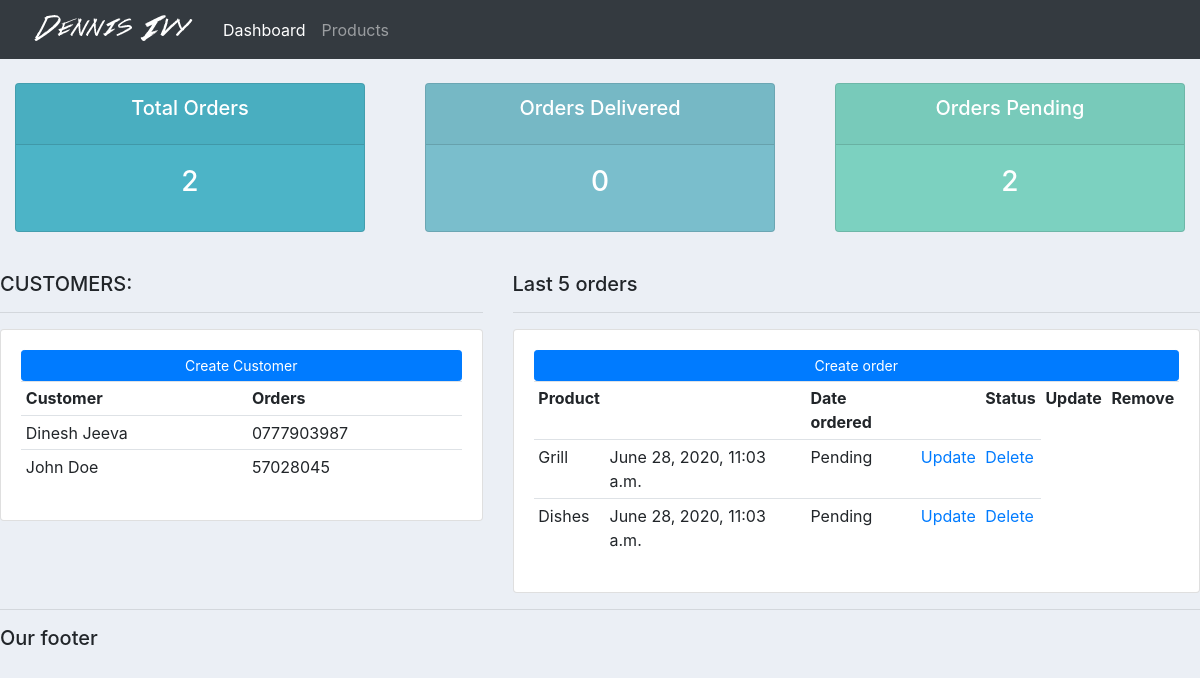
Before: / with the older database file.
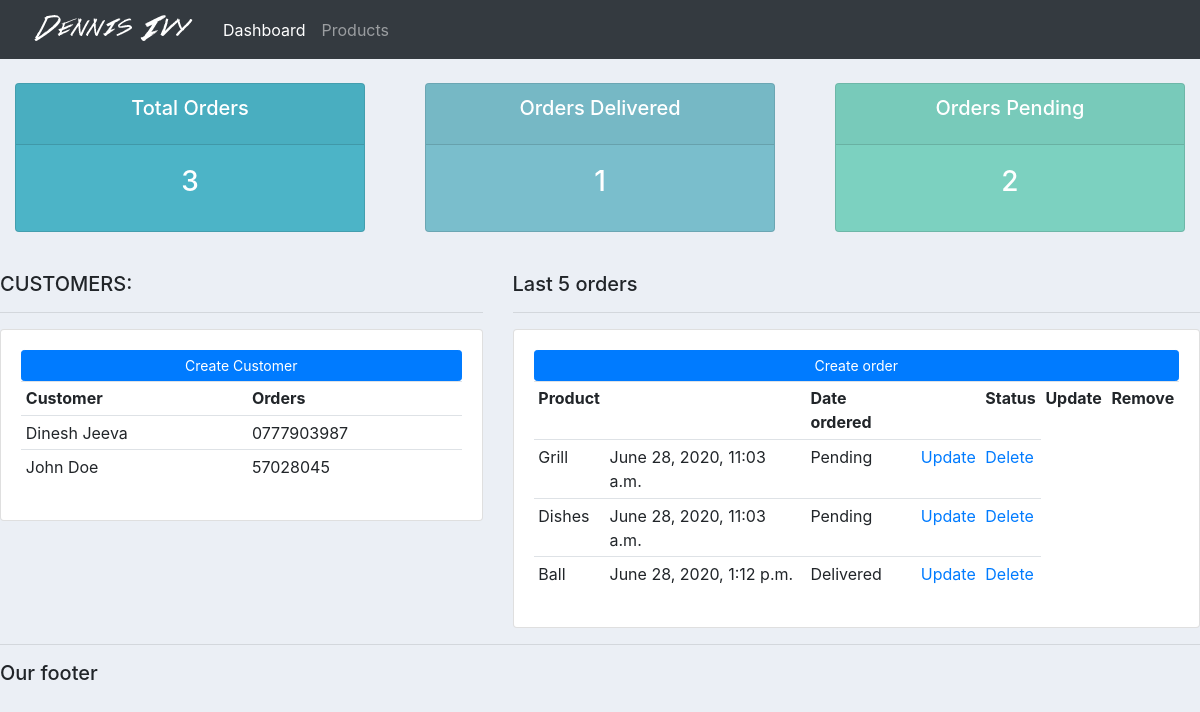
After: the same page with the newer database file.
### accounts/models.py (models this page shows, shortened)
class Customer(models.Model):
    name = models.CharField(max_length=200 , null=True)
    phone  = models.CharField(max_length=200 ,null=True)
    email = models.CharField(max_length=200 ,null=True)
    date_created = models.DateTimeField(auto_now_add=True,null=True)

class Order(models.Model):
    STATUS = (
        ('Pending' ,'Pending'),
        ('Out for delivery' , 'Out for delivery'),
        ('Delivered' , 'Delivered'),
    )
    customer = models.ForeignKey(Customer,null=True,on_delete= models.SET_NULL)
    products = models.ForeignKey(Product,null=True, on_delete=models.SET_NULL)
    date_created = models.DateTimeField(auto_now_add=True,null=True)
    status = models.CharField(max_length=200 , null=True , choices=STATUS)

class Product(models.Model):
    CATEGORY = (
        ('Indoor','Indoor'),
        ('Outdoor','Outdoor'),
        )
    name = models.CharField(max_length=200 , null=True)
    price = models.FloatField(null=True)
    category = models.CharField(max_length=200 , null=True , choices=CATEGORY)
    description = models.CharField(max_length=200 , null=True ,blank=True )
    date_created = models.DateTimeField(auto_now_add=True , null=True)
    tags = models.ManyToManyField(Tag)
    def __str__(self):
        return self.name

### accounts/views.py (the view)
# urls.py: path('',views.home),
def home(request):
    orders = Order.objects.all()
    customers = Customer.objects.all()
    total_customers =  customers.count()
    total_orders = orders.count()
    delivered = orders.filter(status ='Delivered').count()
    pending = orders.filter(status = 'Pending').count()
    context  = {'orders':orders, 'customers':customers,'total_orders':total_orders,'delivered':delivered,'pending':pending}
    return render(request,'accounts/dashboard.html',context)

### accounts/templates/accounts/dashboard.html
{% extends 'accounts/main.html' %} /* We are telling that we are extending from main.html */
{% block content %}
{% include 'accounts/status.html' %}
<br>
<div class='row'>
    <div class="col-md-5">
        <h5> CUSTOMERS: </h5>
        <hr>
        <div class="card card-body">
        <a class="btn btn-primary btn-sm btn-block" href="">Create Customer</a>
        <table class="table table-sm">
        <tr>
            <th>Customer</th>
            <th>Orders</th>
        </tr>
                {% for customer in customers %}
                <tr>
                <td> {{customer.name}} </td>
                <td>{{customer.phone}}</td>
                <tr>
                {% endfor %}
        </table>
        </div>
    </div>
<div class="col-md-7">
<h5>Last 5 orders</h5>
<hr>
<div class="card card-body">
<a class="btn btn-primary btn-sm btn-block" href="">Create order</a>
<table class="table table-sm">
<tr>
<th>Product<th>
<th>Date ordered<th>
<th>Status</th>
<th>Update</th>
<th>Remove</th>
</tr>
    {% for order in orders%}
    <tr>
    <td>{{order.products}}</td>
    <td>{{order.date_created}}</td>
    <td>{{order.status}}</td>
    <td><a href="">Update</a></td>
    <td><a href="">Delete</a></td>
    </tr>
    {% endfor %}
</table>
</div>
</div>
</div>
{% endblock %}

Changed rows visible on the page:
added Order: products "Ball", date_created "June 28, 2020, 1:12 p.m.", status "Delivered"
Other visible differences:
{{ total_orders }}: "2" → "3"
{{ delivered }}: "0" → "1"
